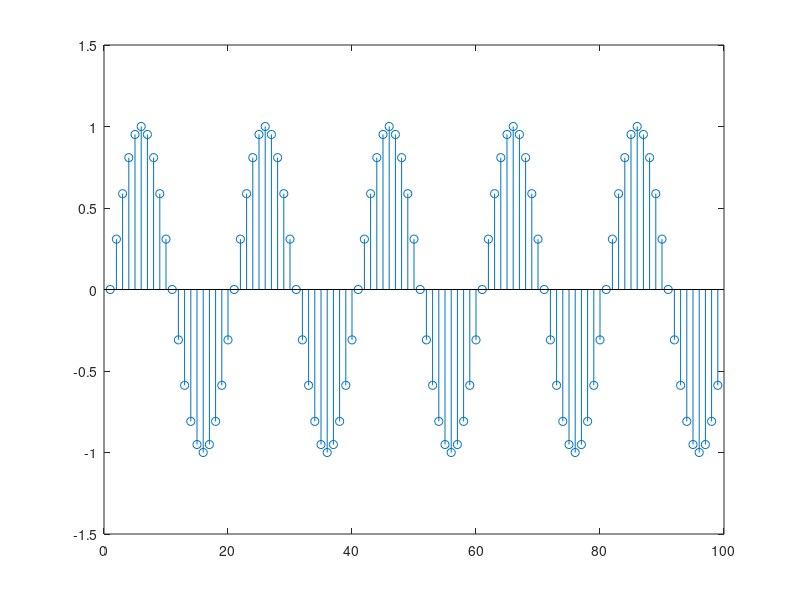

The MATLAB script that drew this image:
%%%%%%%%%%%%%%%%%%%%%%%%%%%%%%%%%%%%%%%%%%%%%%%%%%%%%%%%%%%%%%%%%%%%%% 0 - Sintese de uma série temporal a partir de G(z) %% %%  Z --> tempo %%%%%%%%%%%%%%%%%%%%%%%%%%%%%%%%%%%%%%%%%%%%%%%%%%%%%%%%%%%%%%%%%%%%%% 1 - Preparação do código %% %% Boas práticas: limpeza de variáveis; variáveis globais%% Constantes; carregar bibliotecas;...%%%%% Limpezaclc;          % limpa visual da tela de comandosclose all;    % limpa as figurasclear all;    % limpa as variáveis%%%%%%%%%%%%%%%%%%%%%%%%%%%%%%%%%%%%%%%%%%%%%%%%%%%%%%%%%%%%%%%%%%%%%% 2 - Função em Z%% %%%%%  G(z) --> Numerador   = z * sin(wT)%%%  G(z) --> Denominador = z^2 - 2z * cos(wT) + 1%%% Amostragem - TT    = 1;            % amostragem de 1 segundof    = 1/T;          % frequência de amostragemfmax = f/2;          % frequência máxima que pode ser                      % amostrada pro este sistema                      %%% Escolha da frequência wfreq = fmax/10;      % escolha arbitráriaw    = 2*pi*freq;    % frequência angularwT   = w*T;          % determino o parâmetro wT%%% Recalculo o numerador e denominadorn1   = sin(wT);      % parâmetro do numeradord1   = cos(wT);      % parâmetro do denominador%%%  G(z) --> Numerador   = z * 0.30902%%%  G(z) --> Denominador = z^2 - 2z * 0.95106 + 1%%%  G(z) --> Denominador = z^2 - z * 1.9021 + 1%%%%%%%%%%%%%%%%%%%%%%%%%%%%%%%%%%%%%%%%%%%%%%%%%%%%%%%%%%%%%%%%%%%%%% 3 - Simulador da série temporal%% %%%%%  G(z) --> Denominador = z^2 - 2z * 0.95106 + 1%%%  G(z) --> Denominador = z^2 - z * 1.9021 + 1%%% Preditor - simulador%%%%%% y(k) = n1 x(k-1) +2 d1 y(k-1) - y(k-2)%%% Entrada e número de pontos de simulação%%% Entrada do tipo impulsoNx    = 100;              % número de pontos de simulaçãoxk    = [1 zeros(1,Nx)];  % impulso unitário%%% Interpretar as variáveis:%%% y(k)           - presente%%% x(k-1) = xa    - passado%%% y(k-1) = ya    - passado%%% y(k-2) = y2a   - passado%%%% k = 0 --> y(0) = n1 x(0-1) +2 d1 y(0-1) - y(0-2)%%%% k = 1 --> y(1) = n1 x(1-1) +2 d1 y(1-1) - y(1-2)%%%% k = 2 --> y(2) = n1 x(2-1) +2 d1 y(2-1) - y(2-2)%%%% k = 3 --> y(3) = n1 x(3-1) +2 d1 y(3-1) - y(3-2)%%% Valores inciais para as variáveisxa    = 0;    % valor no passadoya    = 0;y2a   = 0;for m = 0 : Nx-2    % tempo    k    = m + 1;     % indice Octave     %%% cálculo do presente    y(k) = n1*xa + 2*d1*ya - y2a;    %%% atualizei as variáveis  %%% armazenar o passado    xa   = xk(k);  y2a  = ya;  ya   = y(k);     %%% 7 posições de memória --> 100 pontos no tempo !!!!  end%%% Visualizar o resultado da série temporalstem(y)